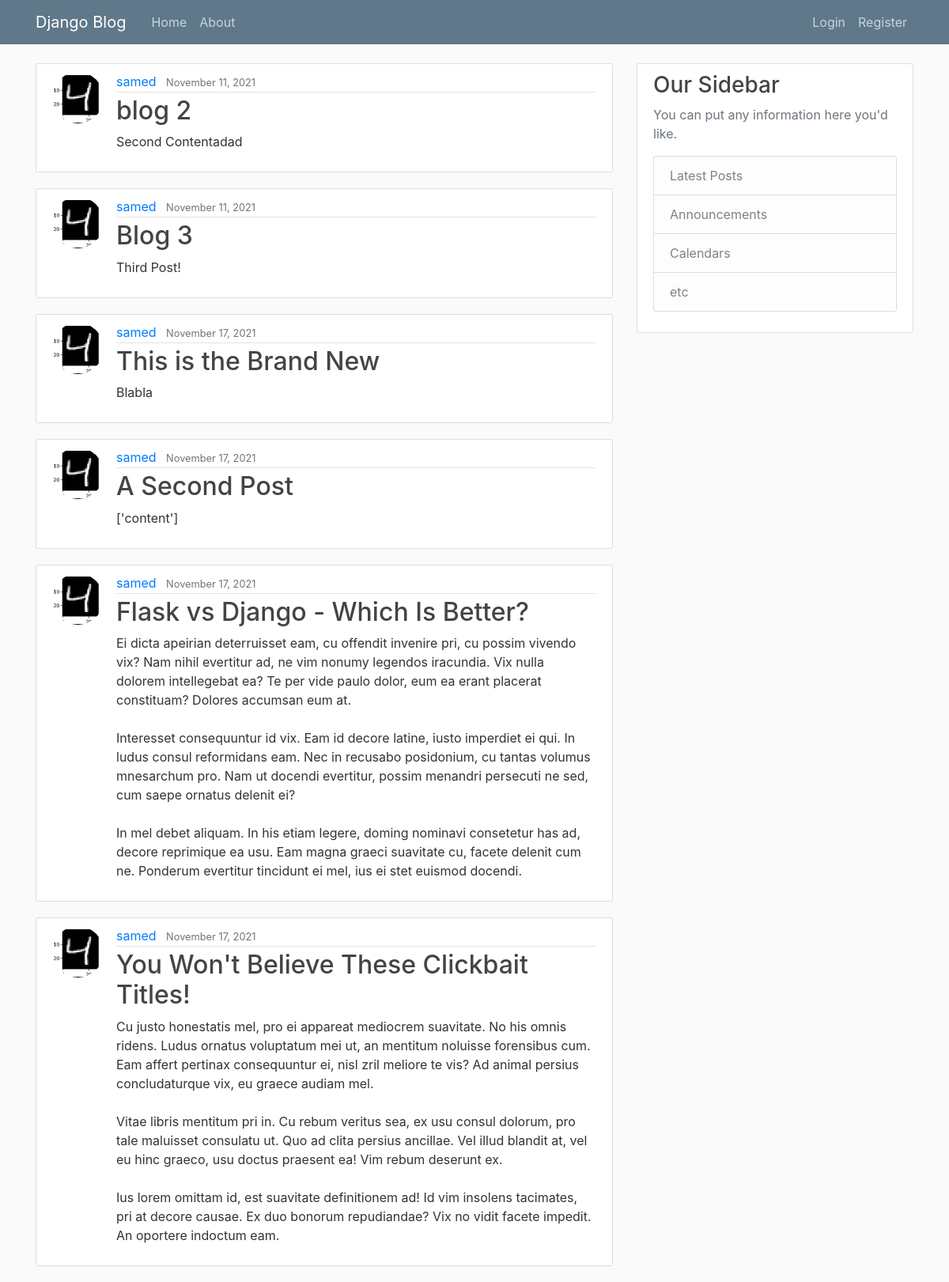
The page / on the database its author committed.
### blog/models.py (models this page shows, shortened)
class Post(models.Model):
    title = models.CharField(max_length=100)
    content = models.TextField()
    date_posted = models.DateTimeField(default=timezone.now)
    author  = models.ForeignKey(User, on_delete=models.CASCADE)

### users/models.py (models this page shows, shortened)
class Profile(models.Model):
    user  = models.OneToOneField(User, on_delete=models.CASCADE)
    image = models.ImageField(default='default.jpg', upload_to='profile_pics')

### blog/views.py (the view)
# urls.py: path('', PostListView.as_view(), name='blog-home'),
class PostListView(ListView):
    model = Post
    template_name= 'blog/home.html'
    context_object_name = 'addings'
    paginate_by = 6

### blog/templates/blog/home.html (shortened to what this page needs)
{% extends 'blog/base.html' %}
{% block content %}
    {%  for post in addings  %}
        <article class="media content-section">
            <img class = 'rounded-circle article-img' src='{{ post.author.profile.image.url }}'>
            <div class="media-body">
                <div class="article-metadata">
                    <a class="mr-2" href="#">{{ post.author }}</a>
                    <small class="text-muted">{{ post.date_posted|date:'F d, Y' }}</small>
                </div>
                <h2><a class="article-title" href="#">{{ post.title }}</a></h2>
                <p class="article-content">{{ post.content }}</p>
            </div>
        </article>
    {%  endfor  %}
{% endblock content %}

### blog/static/blog/main.css (style rules this page uses)
body { background: #fafafa; color: #333333; margin-top: 5rem; }
h1, h2, h3, h4, h5, h6 { color: #444444; }
.content-section { background: #ffffff; padding: 10px 20px; border: 1px solid #dddddd; border-radius: 3px; margin-bottom: 20px; }
.article-title { color: #444444; }
.article-content { white-space: pre-line; }
.article-img { height: 65px; width: 65px; margin-right: 16px; }
.article-metadata { padding-bottom: 1px; margin-bottom: 4px; border-bottom: 1px solid #e3e3e3 }

### rows shown on the page
Post: author.profile.image (placeholder picture), author "samed", date_posted "November 11, 2021", title "blog 2", content "Second Contentadad"
Post: author.profile.image (placeholder picture), author "samed", date_posted "November 11, 2021", title "Blog 3", content "Third Post!"
Post: author.profile.image (placeholder picture), author "samed", date_posted "November 17, 2021", title "This is the Brand New", content "Blabla"
Post: author.profile.image (placeholder picture), author "samed", date_posted "November 17, 2021", title "A Second Post", content "['content']"
Post: author.profile.image (placeholder picture), author "samed", date_posted "November 17, 2021", title "Flask vs Django - Which Is Better?", content "Ei dicta apeirian deterruisset eam, cu offendit invenire pri, cu possim vivendo vix? Nam nihil evertitur ad, ne vim nonumy legendos iracundia. Vix nulla dolorem intellegebat ea? Te per vide paulo dolor, eum ea erant placerat constituam? Dolores accumsan eum at. Interesset consequuntur id vix. Eam id decore latine, iusto imperdiet ei qui. In ludus consul reformidans eam. Nec in recusabo posidonium, cu tantas volumus mnesarchum pro. Nam ut docendi evertitur, possim menandri persecuti ne sed, cum saepe ornatus delenit ei? In mel debet aliquam. In his etiam legere, doming nominavi consetetur has ad, decore reprimique ea usu. Eam magna graeci suavitate cu, facete delenit cum ne. Ponderum…"
Post: author.profile.image (placeholder picture), author "samed", date_posted "November 17, 2021", title "You Won't Believe These Clickbait Titles!", content "Cu justo honestatis mel, pro ei appareat mediocrem suavitate. No his omnis ridens. Ludus ornatus voluptatum mei ut, an mentitum noluisse forensibus cum. Eam affert pertinax consequuntur ei, nisl zril meliore te vis? Ad animal persius concludaturque vix, eu graece audiam mel. Vitae libris mentitum pri in. Cu rebum veritus sea, ex usu consul dolorum, pro tale maluisset consulatu ut. Quo ad clita persius ancillae. Vel illud blandit at, vel eu hinc graeco, usu doctus praesent ea! Vim rebum deserunt ex. Ius lorem omittam id, est suavitate definitionem ad! Id vim insolens tacimates, pri at decore causae. Ex duo bonorum repudiandae? Vix no vidit facete impedit. An oportere indoctum eam."
